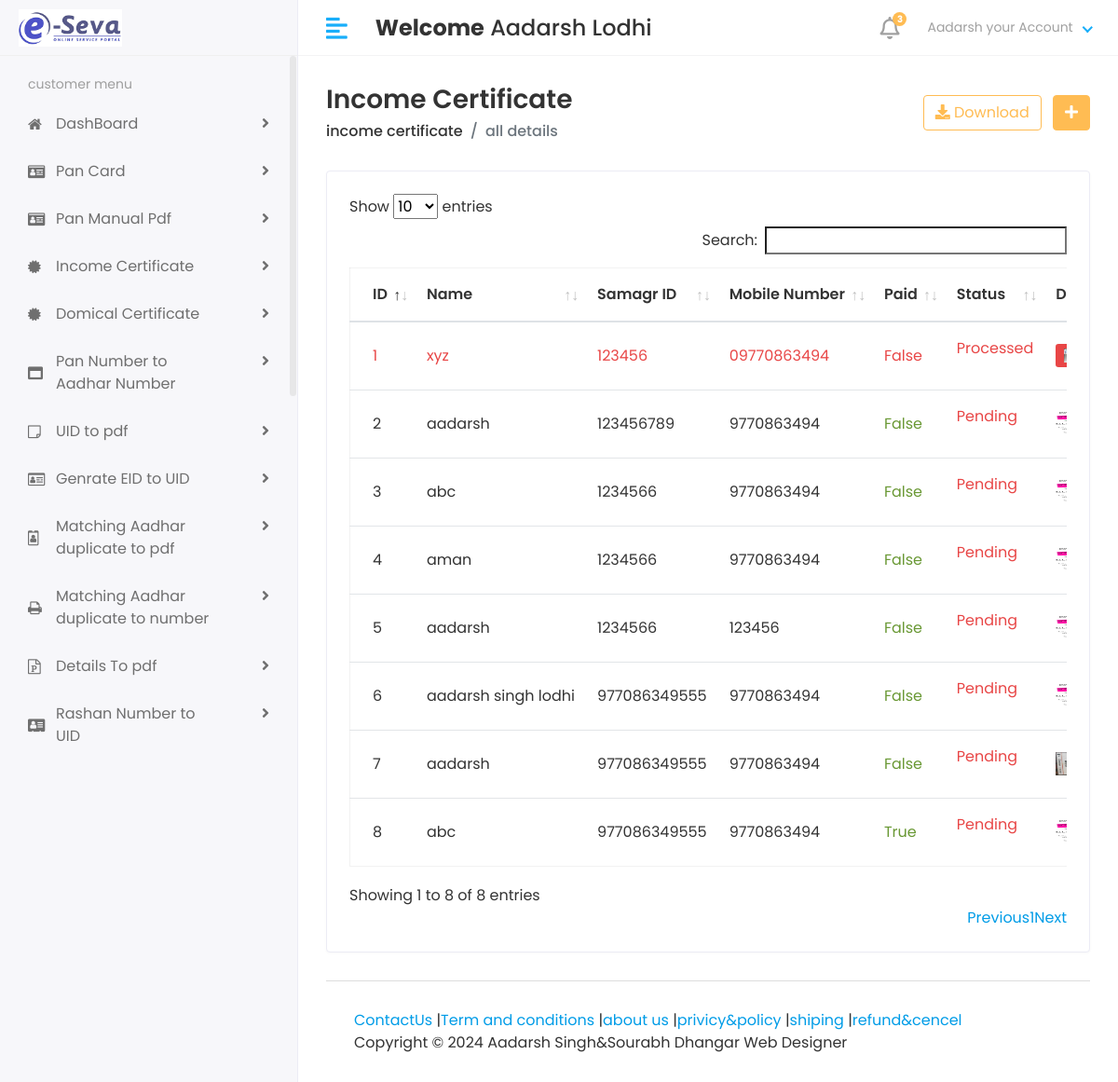
Screenshot of /all/income/detail/ (signed in) with the database file from the repository.
### myapp/models.py (models this page shows, shortened)
class CustomUser(AbstractUser):
    USER_TYPES = (
        (1, 'Admin'),
        (2, 'Customer'),
    )
    user_type = models.IntegerField(choices=USER_TYPES, default=1)
    profile_pic = models.ImageField(upload_to="media/profile_pic")

class IncomeCertificate(models.Model):
    customer_id = models.ForeignKey(Customer, on_delete=models.CASCADE)
    name = models.CharField(max_length=50)
    samagr_id=models.CharField(max_length=20)
    mobile_number = models.CharField(max_length=12)
    status=models.IntegerField(default=0)
    prev_date = models.DateField(null=True, default=None)
    is_valid=models.BooleanField(null=True,default=None)
    upload_file=models.ImageField(upload_to='media/Incomecertificate')
    download_file=models.ImageField(upload_to='media/Incomecertificate')
    order_id=models.CharField(max_length=100,blank=True)
    payment_id=models.CharField(max_length=100,blank=True)
    paid=models.BooleanField(default=False,blank=True)

### myproject/adminviews.py (the view)
# urls.py: path('all/income/detail/',adminviews.view_all_income_list,name='all_income_detail'),
@login_required(login_url='/')
def  view_all_income_list(request):
    customer=IncomeCertificate.objects.all()
    current_date = date.today()
    for c in customer:
        if c.prev_date:
            c.days = (current_date - c.prev_date).days
            if c.days>=7:
                c.is_valid=True
            c.save()
    return render(request,'Admin/incomecertificatelist.html',{'customer':customer})

### templates/Admin/incomecertificatelist.html (shortened to what this page needs)
{% extends "base.html" %}
{% block content %}
    <div class="content container-fluid">
       <div class="page-header">
          <div class="row align-items-center">
             <div class="col">
                <h3 class="page-title">Income Certificate </h3>
                <ul class="breadcrumb">
                   <li class="breadcrumb-item"><a href="index.html">income certificate</a></li>
                   <li class="breadcrumb-item active">all details</li>
                </ul>
             </div>
             <div class="col-auto text-right float-right ml-auto">
                <a href="#" class="btn btn-outline-primary mr-2"><i class="fas fa-download"></i> Download</a>
                <a href="add-student.html" class="btn btn-primary"><i class="fas fa-plus"></i></a>
             </div>
          </div>
       </div>
       <div class="row">
          <div class="col-sm-12">
             <div class="card card-table">
                <div class="card-body">
                   <div class="table-responsive">
                      <table id="table_id" class="table table-hover table-center mb-0 ">
                         <thead>
                            <tr>
                               <th>ID</th>
                               <th> Name</th>
                               <th> Samagr  ID</th>
                               <th>Mobile Number</th>
                               <th>Paid</th>
                               <th> Status</th>
                               <th>Document</th>
                            </tr>
                         </thead>
                         <tbody>
                            {% for i in customer  %}
                            <tr>
                              {% if i.is_valid %}
                               <td class="text-danger">{{i.id}}</td>
                               <td class="text-danger">{{i.name }}</td>
                               <td class="text-danger">{{i.samagr_id}}</td>
                               <td class="text-danger"> {{i.mobile_number}} </td>
                               <td class="text-danger">{{i.paid}}</td>
                            <td>
                              {% if i.status == 0 %}
                              <p class="text-danger">Pending</p>
                              {% elif i.status == 1 %}
                              <p class="text-warning">Processing</p>
                              {% else %}
                              <p class="text-danger">Processed</p>
                              {% endif %}
                          </td>
                          <td class="text-danger">
                            <a href="{{ i.upload_file.url }}" download >
                                <img src="{{ i.upload_file.url }}" alt="Uploaded Image" style="width: 50px; height: 25px;" class="btn btn-sm bg-danger">
                            </a>
                        </td>
                               {% else %}
                               <td>{{i.id}}</td>
                               <td>{{i.name }}</td>
                               <td>{{i.samagr_id}}</td>
                               <td> {{i.mobile_number}} </td>
                               <td class="text-success">{{i.paid}}</td>
                            <td>
                              {% if i.status == 0 %}
                              <p class="text-danger">Pending</p>
                              {% elif i.status == 1 %}
                              <p class="text-warning">Processing</p>
                              {% else %}
                              <p class="text-success">Processed</p>
                              {% endif %}
                          </td>
                          <td>
                            <a href="{{ i.upload_file.url }}" download >
                                <img src="{{ i.upload_file.url }}" alt="Uploaded Image" style="width: 50px; height: 25px;">
                            </a>
                        </td>
                               {% endif %}
                            </tr>
                            {% endfor %}
                         </tbody>
                      </table>
                   </div>
                </div>
             </div>
          </div>
       </div>
{% endblock content %}

### templates/includes/header.html (shortened to what this page needs)
{% load static %}
<div class="header">
    <div class="header-left"  >
       <a href="#" class="logo mt-0"   >
       <img src="{% static 'assets/img/mylogo.png' %}" alt="Logo" width="280" height="300">
       </a>
    </div>
    <a href="javascript:void(0);" id="toggle_btn">
    <i class="fas fa-align-left"></i>
    </a>
    <div class="top-nav-search mt-3">
      <h4 ><strong>Welcome</strong><span> {{user.first_name}} {{user.last_name}} </span></h4>
    </div>
    <ul class="nav user-menu">
       <li class="nav-item dropdown noti-dropdown">
          <a href="#" class="dropdown-toggle nav-link" data-toggle="dropdown">
          <i class="far fa-bell"></i> <span class="badge badge-pill">3</span>
          </a>
       </li>
       <li class="nav-item dropdown has-arrow">
          <a href="#" class="dropdown-toggle nav-link" data-toggle="dropdown">
          <span class="user-img">
            {{user.first_name}}
            your Account
         </span>
         </a>
       </li>
    </ul>
 </div>

### static/assets/css/style.css (style rules this page uses)
html { height: 100%; }
body { background-color: #fff; color: #333; font-family: 'Poppins', sans-serif; font-size: 1rem; height: 100%; line-height: 1.5; overflow-x: hidden; }
h1, h2, h3, h4, h5, h6 { font-family: 'Poppins', sans-serif; margin-top: 0; }
a { color: #009ce7; }
input, button, a { transition: all 0.4s ease; -moz-transition: all 0.4s ease; -o-transition: all 0.4s ease; -ms-transition: all 0.4s ease; -webkit-transition: all 0.4s ease; }
ul, ol { padding: 0px; list-style: none; }
.table { color: #333; max-width: 100%; margin-bottom: 0; width: 100%; }
.table.dataTable { border-collapse: collapse !important; border: 1px solid rgba(0, 0, 0, 0.05); }
.table thead tr th { font-weight: 600; }
.table tbody tr { border-bottom: 1px solid rgba(0, 0, 0, 0.05); }
.table.table-center td, .table.table-center th { vertical-align: middle; }
.card-table .card-body .table > thead > tr > th { border-top: 0; }
.card-table .card-body .table tr td:first-child, .card-table .card-body .table tr th:first-child { padding-left: 1.5rem; }
.card-table .table td, .card-table .table th { border-top: 1px solid #e2e5e8; padding: 1rem 0.75rem; white-space: nowrap; }
.bg-danger, .badge-danger { background-color: #e84646 !important; }
.text-success, .dropdown-menu > li > a.text-success { color: #699834 !important; }
.text-danger, .dropdown-menu > li > a.text-danger { color: #e84646 !important; }
.btn-primary { background-color: #FFBC53; border: 1px solid #FFBC53; }
.btn-outline-primary { color: #FFBC53; border-color: #FFBC53; }
.card { border: 1px solid #ececf5; box-shadow: 0 1px 3px 0 rgba(0, 0, 0, 0.03); margin-bottom: 1.875rem; }
.card-body { padding: 1.5rem; }
.header { background-color: #fff; border-bottom: 1px solid #f3f3f4; left: 0; position: fixed; right: 0; top: 0; z-index: 1001; height: 60px; }
.header .header-left { float: left; height: 60px; padding: 0 20px; position: relative; width: 320px; z-index: 1; transition: all 0.2s ease-in-out; background-color: #f7f7fa; border-bottom: 1px solid #efefef; border-right: 1px solid #ececf5; display: flex; align-items: center; }
.header .header-left .logo { display: inline-block; line-height: 60px; }
.header .header-left .logo img { max-height: 40px; width: auto; }
.header .dropdown-toggle:after { display: none; }
.header .has-arrow .dropdown-toggle:after { border-top: 0; border-left: 0; border-bottom: 2px solid #18aefa; border-right: 2px solid #18aefa; content: ''; height: 8px; display: inline-block; pointer-events: none; -webkit-transform-origin: 66% 66%; -ms-transform-origin: 66% 66%; transform-origin: 66% 66%; -webkit-transform: rotate(45deg); -ms-transform: rotate(45deg); transform: rotate(45deg); -webkit-transition: all 0.15s ease-in-out; transition: all 0.15s ease-in-out; width: 8px; vertical-align: 0px; }
.user-menu { float: right; margin: 0; position: relative; z-index: 99; padding-right: 15px; }
.user-menu.nav > li > a { color: #a0a0a0; font-size: 14px; line-height: 58px; padding: 0 15px; height: 60px; }
.user-img { margin-right: 3px; position: relative; }
.top-nav-search { float: left; margin-left: 15px; }
.page-wrapper > .content { padding: 1.875rem 1.875rem 0; }
.page-header { margin-bottom: 1.875rem; }
.page-header .breadcrumb { background-color: transparent; color: #6c757d; font-size: 1rem; font-weight: 500; margin-bottom: 0; padding: 0; }
.page-header .breadcrumb a { color: #333; }
.page-title { font-size: 28px; font-weight: 600; color: #333; margin-bottom: 5px; }
.user-menu.nav > li > a .badge { background-color: #FFBC53; display: block; font-size: 10px; font-weight: bold; height: 15px; width: 15px; position: absolute; right: 7px; top: 13px; color: #fff; padding: 3px; }
.user-menu.nav > li > a > i { font-size: 1.5rem; line-height: 60px; }
@media (min-width: 992px) { #toggle_btn { align-items: center; color: #18aefa; display: inline-flex; float: left; font-size: 26px; height: 60px; justify-content: center; margin-left: 15px; padding: 0 15px; } }

### rows the page displays
CustomUser: first_name "Aadarsh", last_name "Lodhi"
IncomeCertificate: id "1", name "xyz", samagr_id "123456", mobile_number "09770863494", paid "False", status "Processed", upload_file (picture)
IncomeCertificate: id "2", name "aadarsh", samagr_id "123456789", mobile_number "9770863494", paid "False", status "Pending", upload_file (picture)
IncomeCertificate: id "3", name "abc", samagr_id "1234566", mobile_number "9770863494", paid "False", status "Pending", upload_file (picture)
IncomeCertificate: id "4", name "aman", samagr_id "1234566", mobile_number "9770863494", paid "False", status "Pending", upload_file (picture)
IncomeCertificate: id "5", name "aadarsh", samagr_id "1234566", mobile_number "123456", paid "False", status "Pending", upload_file (picture)
IncomeCertificate: id "6", name "aadarsh singh lodhi", samagr_id "977086349555", mobile_number "9770863494", paid "False", status "Pending", upload_file (picture)
IncomeCertificate: id "7", name "aadarsh", samagr_id "977086349555", mobile_number "9770863494", paid "False", status "Pending", upload_file (picture)
IncomeCertificate: id "8", name "abc", samagr_id "977086349555", mobile_number "9770863494", paid "True", status "Pending", upload_file (picture)
